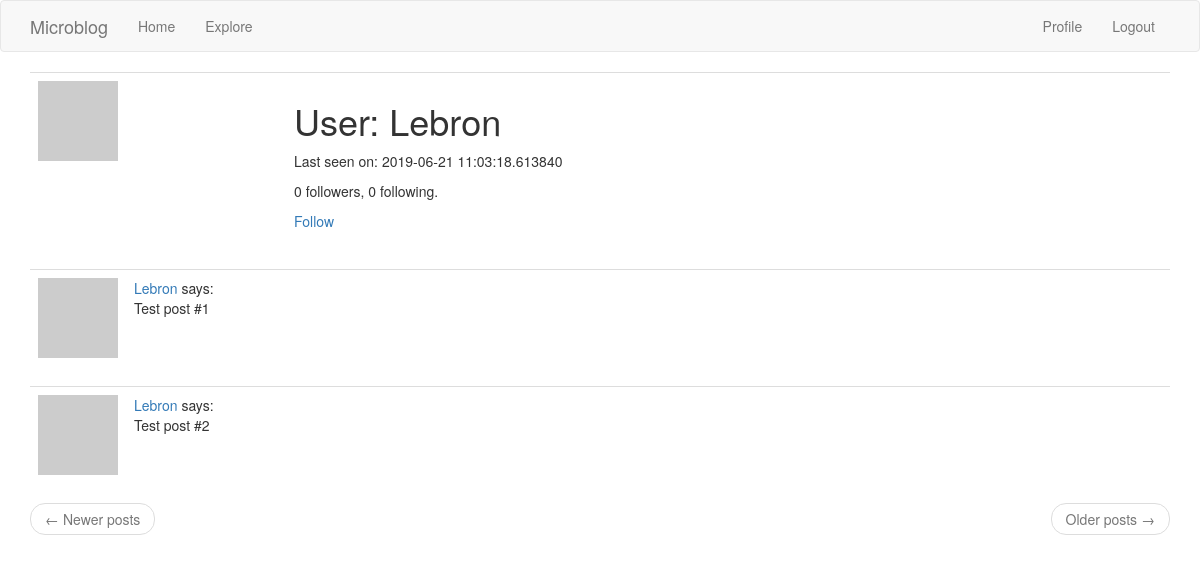
Screenshot of /user/Lebron (signed in) with the database file from the repository.
### app/models.py (models this page shows, shortened)
class User(UserMixin, db.Model):
    id = db.Column(db.Integer, primary_key=True)
    username = db.Column(db.String(64), index=True, unique=True)
    email = db.Column(db.String(120), index=True, unique=True)
    password_hash = db.Column(db.String(128))
    posts = db.relationship('Post', backref='author', lazy='dynamic')
    about_me = db.Column(db.String(140))
    last_seen = db.Column(db.DateTime, default=datetime.utcnow)
    followed = db.relationship(
        'User', secondary=followers,
        primaryjoin=(followers.c.follower_id == id),
        secondaryjoin=(followers.c.followed_id == id),
        backref=db.backref('followers', lazy='dynamic'),
        lazy='dynamic'
    )
    def avatar(self, size):
        digest = md5(self.email.lower().encode('utf-8')).hexdigest()  # generate md code for Gravatar
        return 'https://www.gravatar.com/avatar/{}?d=identicon&s={}'.format(digest, size)
    def is_following(self, user):
        return self.followed.filter(followers.c.followed_id == user.id).count() > 0

### app/routes.py (the view)
@app.route('/user/<username>')
@login_required
def user(username):
    user = User.query.filter_by(username=username).first_or_404()
    posts = [
        {'author': user, 'body': 'Test post #1'},
        {'author': user, 'body': 'Test post #2'}
    ]
    return render_template('user.html', user=user, posts=posts)

### app/models.py (called while the page is built)
@login.user_loader
def load_user(user_id):
    return User.query.get(int(user_id))

### app/routes.py (called while the page is built)
@app.before_request
def before_request():
    if current_user.is_authenticated:
        current_user.last_seen = datetime.utcnow()
        db.session.commit()

### app/templates/user.html (shortened to what this page needs)
{% extends "base.html" %}
{% block app_content %}
    <table class="table table-hover">
        <tr>
            <td width="256px"><img src="{{ user.avatar(256) }}"></td>
            <td>
                <h1>User: {{ user.username }}</h1>
                {% if user.last_seen %}<p>Last seen on: {{ user.last_seen }}</p>{% endif %}
                <p>{{ user.followers.count() }} followers, {{ user.followed.count() }} following.</p>
                {% if user == current_user %}
                <p><a href="{{ url_for('edit_profile') }}">Edit your profile</a></p>
                {% elif not current_user.is_following(user) %}
                <p><a href="{{ url_for('follow', username=user.username) }}">Follow</a></p>
                {% else %}
                <p><a href="{{ url_for('unfollow', username=user.username) }}">Unfollow</a></p>
                {% endif %}
            </td>
        </tr>
    </table>
    {% for post in posts %}
        {% include '_post.html' %}
    {% endfor %}
    <nav aria-label="...">
        <ul class="pager">
            <li class="previous{% if not prev_url %} disabled{% endif %}">
                <a href="{{ prev_url or '#' }}">
                    <span aria-hidden="true">&larr;</span> Newer posts
                </a>
            </li>
            <li class="next{% if not next_url %} disabled{% endif %}">
                <a href="{{ next_url or '#' }}">
                    Older posts <span aria-hidden="true">&rarr;</span>
                </a>
            </li>
        </ul>
    </nav>
{% endblock %}

### app/templates/_post.html
<table class="table table-hover">
    <tr>
        <td width="70px">
            <a href="{{ url_for('user', username=post.author.username) }}">
                <img src="{{ post.author.avatar(70) }}"/>
            </a>
        </td>
        <td>
            <a href="{{ url_for('user', username=post.author.username) }}">
                {{ post.author.username }}
            </a>
            says:
            <br>
            {{ post.body }}
        </td>
    </tr>
</table>

### rows the page displays
User: username "Lebron", last_seen "2019-06-21 11:03:18.613840", author.username "Lebron" "Lebron"

### other values shown
{{ user.followers.count() }} "0"
{{ user.followed.count() }} "0"
{{ post.body }} "Test post #1" "Test post #2"
